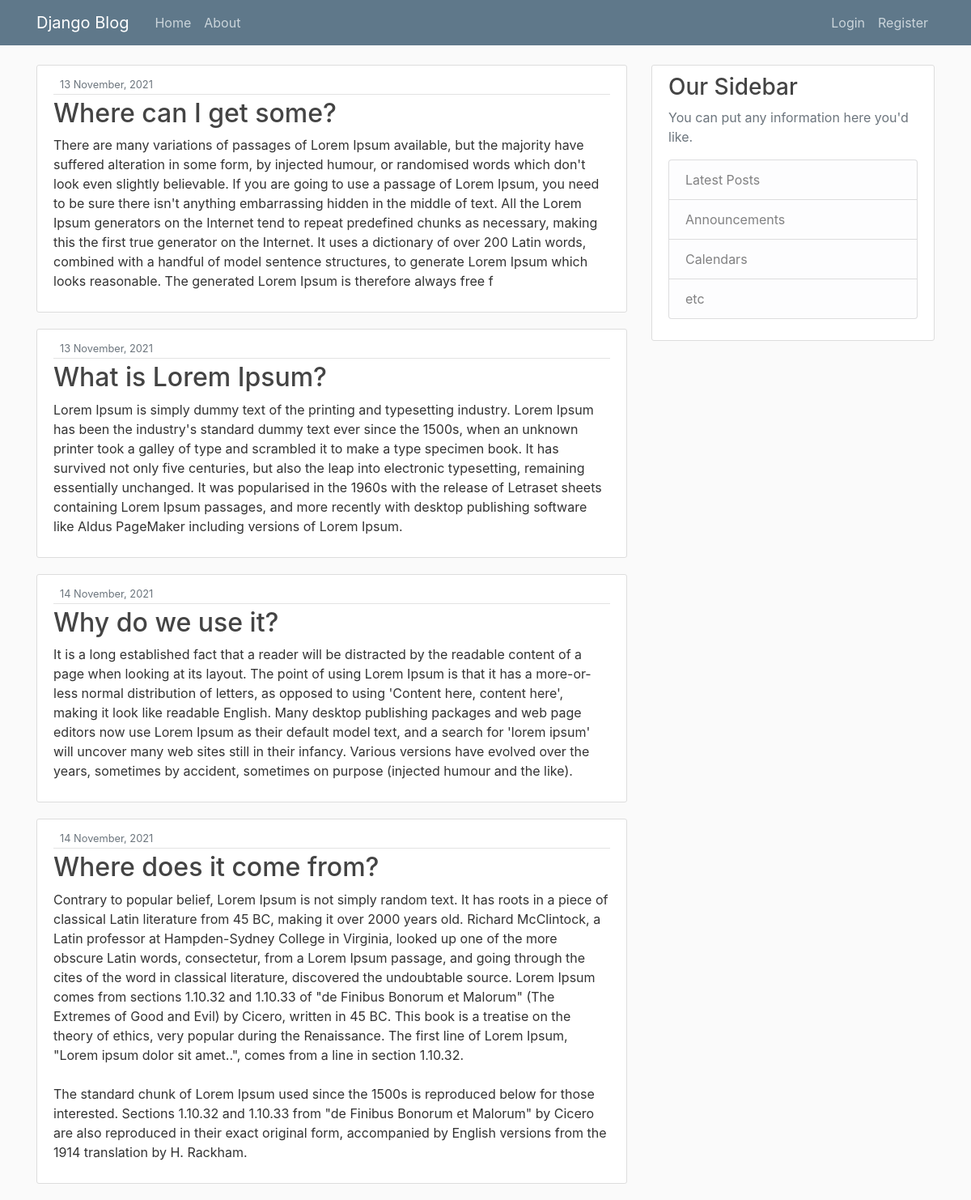
The page / on the database its author committed.
### blog/models.py (models this page shows, shortened)
class Post(models.Model):
   title = models.CharField(max_length=60)
   content = models.TextField()
   date_posted = models.DateTimeField(default=timezone.now)
   auther = models.ForeignKey(User, on_delete=models.CASCADE)

### blog/views.py (the view)
# urls.py: 2. Add a URL to urlpatterns:  path('', views.home, name='home')
def home(request,*args,**kwargs):
   context = {
      'posts':Post.objects.all()
   }
   return render(request,'blog/home.html',context)

### blog/templates/blog/home.html (shortened to what this page needs)
{% extends 'blog/base.html' %}
{%block content%}
 {%for post in posts %}
   <article class="media content-section">
      <div class="media-body">
      <div class="article-metadata">
         <small class="text-muted">{{ post.date_posted|date:"d F, Y" }}</small>
      </div>
      <h2><a class="article-title" href="#">{{ post.title }}</a></h2>
      <p class="article-content">{{ post.content }}</p>
      </div>
   </article>
 {% endfor %}
{% endblock content%}

### blog/templates/blog/base.html (shortened to what this page needs)
{%load static%}
<!DOCTYPE html>
<html>
<head>
    <link rel="stylesheet" href="https://maxcdn.bootstrapcdn.com/bootstrap/4.0.0/css/bootstrap.min.css">
    <link rel="stylesheet" type="text/css" href="{%static 'css/main.css' %}">
</head>
<body>
    <header class="site-header">
      <nav class="navbar navbar-expand-md navbar-dark bg-steel fixed-top">
        <div class="container">
          <a class="navbar-brand mr-4" href="{% url 'blog-name' %}">Django Blog</a>
          <div class="collapse navbar-collapse" id="navbarToggle">
            <div class="navbar-nav mr-auto">
              <a class="nav-item nav-link" href="{% url 'blog-name' %}">Home</a>
              <a class="nav-item nav-link" href="{% url 'blog-about'%}">About</a>
            </div>
            <div class="navbar-nav">
              {%if user.is_authenticated%}
                  <a class="nav-item nav-link" href="{%url 'profile' %}">Profile</a>
                  <a class="nav-item nav-link" href="{%url 'logout' %}">Log out</a>
              {%else%}
                  <a class="nav-item nav-link" href="{%url 'login' %}">Login</a>
                  <a class="nav-item nav-link" href="{% url 'register' %}">Register</a>
              {%endif%}
            </div>
          </div>
        </div>
      </nav>
    </header>
    <main role="main" class="container">
      <div class="row">
        <div class="col-md-8">
          {% block content %}{% endblock %}
        </div>
        <div class="col-md-4">
          <div class="content-section">
            <h3>Our Sidebar</h3>
            <p class='text-muted'>You can put any information here you'd like.
              <ul class="list-group">
                <li class="list-group-item list-group-item-light">Latest Posts</li>
                <li class="list-group-item list-group-item-light">Announcements</li>
                <li class="list-group-item list-group-item-light">Calendars</li>
                <li class="list-group-item list-group-item-light">etc</li>
              </ul>
            </p>
          </div>
        </div>
      </div>
    </main>
</body>
</html>

### blog/static/css/main.css (style rules this page uses)
body { background: #fafafa; color: #333333; margin-top: 5rem; }
h1, h2, h3, h4, h5, h6 { color: #444444; }
ul { margin: 0; }
.bg-steel { background-color: #5f788a; }
.site-header .navbar-nav .nav-link { color: #cbd5db; }
.content-section { background: #ffffff; padding: 10px 20px; border: 1px solid #dddddd; border-radius: 3px; margin-bottom: 20px; }
.article-title { color: #444444; }
.article-content { white-space: pre-line; }
.article-metadata { padding-bottom: 1px; margin-bottom: 4px; border-bottom: 1px solid #e3e3e3 }

### rows shown on the page
Post: date_posted "13 November, 2021", title "Where can I get some?", content "There are many variations of passages of Lorem Ipsum available, but the majority have suffered alteration in some form, by injected humour, or randomised words which don't look even slightly believable. If you are going to use a passage of Lorem Ipsum, you need to be sure there isn't anything embarrassing hidden in the middle of text. All the Lorem Ipsum generators on the Internet tend to repeat predefined chunks as necessary, making this the first true generator on the Internet. It uses a dictionary of over 200 Latin words, combined with a handful of model sentence structures, to generate Lorem Ipsum which looks reasonable. The generated Lorem Ipsum is therefore always free f"
Post: date_posted "13 November, 2021", title "What is Lorem Ipsum?", content "Lorem Ipsum is simply dummy text of the printing and typesetting industry. Lorem Ipsum has been the industry's standard dummy text ever since the 1500s, when an unknown printer took a galley of type and scrambled it to make a type specimen book. It has survived not only five centuries, but also the leap into electronic typesetting, remaining essentially unchanged. It was popularised in the 1960s with the release of Letraset sheets containing Lorem Ipsum passages, and more recently with desktop publishing software like Aldus PageMaker including versions of Lorem Ipsum."
Post: date_posted "14 November, 2021", title "Why do we use it?", content "It is a long established fact that a reader will be distracted by the readable content of a page when looking at its layout. The point of using Lorem Ipsum is that it has a more-or-less normal distribution of letters, as opposed to using 'Content here, content here', making it look like readable English. Many desktop publishing packages and web page editors now use Lorem Ipsum as their default model text, and a search for 'lorem ipsum' will uncover many web sites still in their infancy. Various versions have evolved over the years, sometimes by accident, sometimes on purpose (injected humour and the like)."
Post: date_posted "14 November, 2021", title "Where does it come from?", content "Contrary to popular belief, Lorem Ipsum is not simply random text. It has roots in a piece of classical Latin literature from 45 BC, making it over 2000 years old. Richard McClintock, a Latin professor at Hampden-Sydney College in Virginia, looked up one of the more obscure Latin words, consectetur, from a Lorem Ipsum passage, and going through the cites of the word in classical literature, discovered the undoubtable source. Lorem Ipsum comes from sections 1.10.32 and 1.10.33 of \"de Finibus Bonorum et Malorum\" (The Extremes of Good and Evil) by Cicero, written in 45 BC. This book is a treatise on the theory of ethics, very popular during the Renaissance. The first line of Lorem Ipsum,…"
